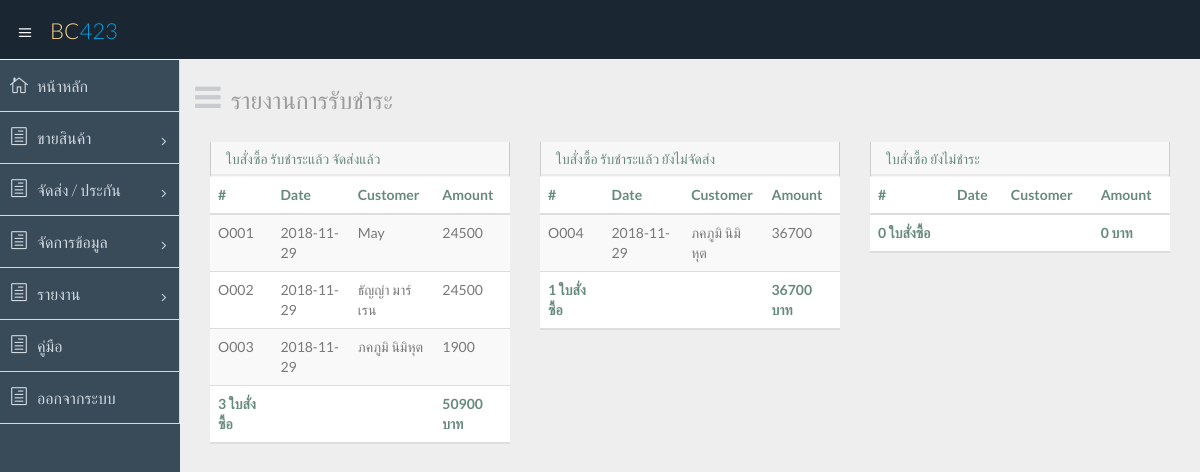
Screenshot of /report_payment_1.php with the database file from the repository.
### tables this page shows
CREATE TABLE `orders` (
  `orders_id` varchar(5) NOT NULL,
  `orders_date` date NOT NULL,
  `orders_pay` date DEFAULT NULL,
  `orders_ship` date DEFAULT NULL,
  `orders_track` varchar(20) DEFAULT NULL,
  `orders_amount` int(11) NOT NULL,
  `orders_status` int(11) NOT NULL,
  `staff_id` varchar(5) NOT NULL,
  `cus_id` varchar(5) NOT NULL,
  `partner_id` varchar(5) DEFAULT NULL
);

CREATE TABLE `customer` (
  `cus_id` varchar(5) NOT NULL,
  `cus_name` varchar(100) NOT NULL,
  `cus_addr` varchar(500) NOT NULL,
  `cus_tel` varchar(10) NOT NULL,
  `cus_reg` date NOT NULL
);

### report_payment_1.php (the view, shortened to what this page needs)
<?php
require 'header.php';
$conn = new mysqli("localhost", "root", "", "proj-warranty");
$conn->set_charset("utf8");
?>
    <section id="main-content">
      <section class="wrapper">
        <div class="row">
          <div class="col-lg-12">
            <h3 class="page-header"><i class="fa fa fa-bars"></i> รายงานการรับชำระ</h3>
          </div>
        </div>
          <div class="col-sm-4">
            <section class="panel">
			  <header class="panel-heading">
			    ใบสั่งซื้อ รับชำระแล้ว จัดส่งแล้ว
              </header>
              <table class="table table-striped">
                <thead>
                  <tr>
                    <th>#</th>
					<th>Date</th>
                    <th>Customer</th>
                    <th>Amount</th>
                  </tr>
                </thead>
                <tbody>
<?php
$sql = "SELECT * FROM orders JOIN customer ON orders.cus_id = customer.cus_id WHERE orders_status='2' ORDER BY orders_pay DESC";
$result = $conn->query($sql);
while($row = $result->fetch_assoc()) {
	echo "<tr><td>".$row["orders_id"]."</td><td>".$row["orders_date"]."</td><td>".$row["cus_name"]."</td><td>".$row["orders_amount"]."</td></tr>\n";
}
$sql = "SELECT COUNT(*) FROM orders JOIN customer ON orders.cus_id = customer.cus_id WHERE orders_status='2' ORDER BY orders_pay DESC";
$result = $conn->query($sql);
while($row = $result->fetch_assoc()) {
	$count = $row["COUNT(*)"];
}
$sql = "SELECT SUM(orders_amount) FROM orders JOIN customer ON orders.cus_id = customer.cus_id WHERE orders_status='2' ORDER BY orders_pay DESC";
$result = $conn->query($sql);
while($row = $result->fetch_assoc()) {
	$sum = $row["SUM(orders_amount)"];
}
?>
                </tbody>
                <thead>
                  <tr>
                    <th><?php echo $count;?> ใบสั่งซื้อ</th>
					<th></th>
					<th></th>
					<th><?php echo $sum;?> บาท</th>
                  </tr>
                </thead>
              </table>
            </section>
          </div>
          <div class="col-sm-4">
            <section class="panel">
			  <header class="panel-heading">
			    ใบสั่งซื้อ รับชำระแล้ว ยังไม่จัดส่ง
              </header>
              <table class="table table-striped">
                <thead>
                  <tr>
                    <th>#</th>
					<th>Date</th>
                    <th>Customer</th>
                    <th>Amount</th>
                  </tr>
                </thead>
                <tbody>
<?php
$sql = "SELECT * FROM orders JOIN customer ON orders.cus_id = customer.cus_id WHERE orders_status='1' ORDER BY orders_pay DESC";
$result = $conn->query($sql);
while($row = $result->fetch_assoc()) {
	echo "<tr><td>".$row["orders_id"]."</td><td>".$row["orders_date"]."</td><td>".$row["cus_name"]."</td><td>".$row["orders_amount"]."</td></tr>\n";
}
$sql = "SELECT COUNT(*) FROM orders JOIN customer ON orders.cus_id = customer.cus_id WHERE orders_status='1' ORDER BY orders_pay DESC";
$result = $conn->query($sql);
while($row = $result->fetch_assoc()) {
	$count = $row["COUNT(*)"];
}
$sql = "SELECT SUM(orders_amount) FROM orders JOIN customer ON orders.cus_id = customer.cus_id WHERE orders_status='1' ORDER BY orders_pay DESC";
$result = $conn->query($sql);
while($row = $result->fetch_assoc()) {
	$sum = $row["SUM(orders_amount)"];
}
?>
                </tbody>
                <thead>
                  <tr>
                    <th><?php echo $count;?> ใบสั่งซื้อ</th>
					<th></th>
					<th></th>
					<th><?php echo $sum;?> บาท</th>
                  </tr>
                </thead>
              </table>
            </section>
          </div>
          <div class="col-sm-4">
            <section class="panel">
			  <header class="panel-heading">
			    ใบสั่งซื้อ ยังไม่ชำระ
              </header>
              <table class="table table-striped">
                <thead>
                  <tr>
                    <th>#</th>
					<th>Date</th>
                    <th>Customer</th>
                    <th>Amount</th>
                  </tr>
                </thead>
<?php
$sql = "SELECT COUNT(*) FROM orders JOIN customer ON orders.cus_id = customer.cus_id WHERE orders_status='0' ORDER BY orders_pay DESC";
$result = $conn->query($sql);
while($row = $result->fetch_assoc()) {
	$count = $row["COUNT(*)"];
}
$sql = "SELECT SUM(orders_amount) FROM orders JOIN customer ON orders.cus_id = customer.cus_id WHERE orders_status='0' ORDER BY orders_pay DESC";
$result = $conn->query($sql);
while($row = $result->fetch_assoc()) {
	$sum = $row["SUM(orders_amount)"];
}
if ($sum == '') {
	$sum = 0;
}
?>
                <thead>
                  <tr>
                    <th><?php echo $count;?> ใบสั่งซื้อ</th>
					<th></th>
					<th></th>
					<th><?php echo $sum;?> บาท</th>
                  </tr>
                </thead>
              </table>
            </section>
          </div>
      </section>
    </section>
  </section>
<?php
require 'footer.php';
?>

### rows the page displays
orders: orders_id "O001", orders_date "2018-11-29", cus.cus_name "May", orders_amount "24500"
orders: orders_id "O002", orders_date "2018-11-29", cus.cus_name "ธัญญ่า มาร์เรน", orders_amount "24500"
orders: orders_id "O003", orders_date "2018-11-29", cus.cus_name "ภคภูมิ นิมิหุต", orders_amount "1900"
orders: orders_id "O004", orders_date "2018-11-29", cus.cus_name "ภคภูมิ นิมิหุต", orders_amount "36700"

### other values shown
$count "3"
$sum "50900"
$count "1"
$sum "36700"
$count "0"
$sum "0"
